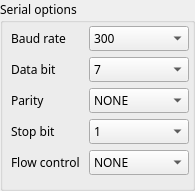
     <widget class="QGroupBox" name="group_serialconfig_3">
      <property name="geometry">
       <rect>
        <x>224</x>
        <y>6</y>
        <width>195</width>
        <height>191</height>
       </rect>
      </property>
      <property name="font">
       <font>
        <family>맑은 고딕</family>
       </font>
      </property>
      <property name="title">
       <string>Serial options</string>
      </property>
      <widget class="QWidget" name="">
       <property name="geometry">
        <rect>
         <x>11</x>
         <y>26</y>
         <width>178</width>
         <height>151</height>
        </rect>
       </property>
       <layout class="QVBoxLayout" name="verticalLayout_6">
        <item>
         <layout class="QHBoxLayout" name="horizontalLayout_6">
          <item>
           <widget class="QLabel" name="label_170">
            <property name="minimumSize">
             <size>
              <width>68</width>
              <height>0</height>
             </size>
            </property>
            <property name="font">
             <font>
              <family>맑은 고딕</family>
             </font>
            </property>
            <property name="text">
             <string>Baud rate</string>
            </property>
           </widget>
          </item>
          <item>
           <widget class="QComboBox" name="ch2_baud">
            <property name="minimumSize">
             <size>
              <width>100</width>
              <height>0</height>
             </size>
            </property>
            <property name="maximumSize">
             <size>
              <width>100</width>
              <height>16777215</height>
             </size>
            </property>
            <property name="font">
             <font>
              <family>맑은 고딕</family>
             </font>
            </property>
            <property name="editable">
             <bool>false</bool>
            </property>
            <property name="currentText">
             <string>300</string>
            </property>
            <property name="sizeAdjustPolicy">
             <enum>QComboBox::AdjustToContents</enum>
            </property>
            <item>
             <property name="text">
              <string>300</string>
             </property>
            </item>
            <item>
             <property name="text">
              <string>600</string>
             </property>
            </item>
            <item>
             <property name="text">
              <string>1200</string>
             </property>
            </item>
            <item>
             <property name="text">
              <string>1800</string>
             </property>
            </item>
            <item>
             <property name="text">
              <string>2400</string>
             </property>
            </item>
            <item>
             <property name="text">
              <string>4800</string>
             </property>
            </item>
            <item>
             <property name="text">
              <string>9600</string>
             </property>
            </item>
            <item>
             <property name="text">
              <string>14400</string>
             </property>
            </item>
            <item>
             <property name="text">
              <string>19200</string>
             </property>
            </item>
            <item>
             <property name="text">
              <string>28800</string>
             </property>
            </item>
            <item>
             <property name="text">
              <string>38400</string>
             </property>
            </item>
            <item>
             <property name="text">
              <string>57600</string>
             </property>
            </item>
            <item>
             <property name="text">
              <string>115200</string>
             </property>
            </item>
            <item>
             <property name="text">
              <string>230400</string>
             </property>
            </item>
            <item>
             <property name="text">
              <string>460800</string>
             </property>
            </item>
           </widget>
          </item>
         </layout>
        </item>
        <item>
         <layout class="QHBoxLayout" name="horizontalLayout_7">
          <item>
           <widget class="QLabel" name="label_172">
            <property name="minimumSize">
             <size>
              <width>68</width>
              <height>0</height>
             </size>
            </property>
            <property name="font">
             <font>
              <family>맑은 고딕</family>
             </font>
            </property>
            <property name="text">
             <string>Data bit</string>
            </property>
           </widget>
          </item>
          <item>
           <widget class="QComboBox" name="ch2_databit">
            <property name="minimumSize">
             <size>
              <width>100</width>
              <height>0</height>
             </size>
            </property>
            <property name="maximumSize">
             <size>
              <width>100</width>
              <height>16777215</height>
             </size>
            </property>
            <property name="font">
             <font>
              <family>맑은 고딕</family>
             </font>
            </property>
            <property name="currentText">
             <string>7</string>
            </property>
            <property name="sizeAdjustPolicy">
             <enum>QComboBox::AdjustToContents</enum>
            </property>
            <item>
             <property name="text">
              <string>7</string>
             </property>
            </item>
            <item>
             <property name="text">
              <string>8</string>
             </property>
            </item>
           </widget>
          </item>
         </layout>
        </item>
        <item>
         <layout class="QHBoxLayout" name="horizontalLayout_8">
          <item>
           <widget class="QLabel" name="label_173">
            <property name="minimumSize">
             <size>
              <width>68</width>
              <height>0</height>
             </size>
            </property>
            <property name="font">
             <font>
              <family>맑은 고딕</family>
             </font>
            </property>
            <property name="text">
             <string>Parity</string>
            </property>
           </widget>
          </item>
          <item>
           <widget class="QComboBox" name="ch2_parity">
            <property name="minimumSize">
             <size>
              <width>100</width>
              <height>0</height>
             </size>
            </property>
            <property name="maximumSize">
             <size>
              <width>100</width>
              <height>16777215</height>
             </size>
            </property>
            <property name="font">
             <font>
              <family>맑은 고딕</family>
             </font>
            </property>
            <property name="currentText">
             <string>NONE</string>
            </property>
            <property name="sizeAdjustPolicy">
             <enum>QComboBox::AdjustToContents</enum>
            </property>
            <item>
             <property name="text">
              <string>NONE</string>
             </property>
            </item>
            <item>
             <property name="text">
              <string>ODD</string>
             </property>
            </item>
            <item>
             <property name="text">
              <string>EVEN</string>
             </property>
            </item>
           </widget>
          </item>
         </layout>
        </item>
        <item>
         <layout class="QHBoxLayout" name="horizontalLayout_9">
          <item>
           <widget class="QLabel" name="label_174">
            <property name="minimumSize">
             <size>
              <width>68</width>
              <height>0</height>
             </size>
            </property>
            <property name="font">
             <font>
              <family>맑은 고딕</family>
             </font>
            </property>
            <property name="text">
             <string>Stop bit</string>
            </property>
           </widget>
          </item>
          <item>
           <widget class="QComboBox" name="ch2_stopbit">
            <property name="minimumSize">
             <size>
              <width>100</width>
              <height>0</height>
             </size>
            </property>
            <property name="maximumSize">
             <size>
              <width>100</width>
              <height>16777215</height>
             </size>
            </property>
            <property name="font">
             <font>
              <family>맑은 고딕</family>
             </font>
            </property>
            <property name="currentText">
             <string>1</string>
            </property>
            <property name="sizeAdjustPolicy">
             <enum>QComboBox::AdjustToContents</enum>
            </property>
            <item>
             <property name="text">
              <string>1</string>
             </property>
            </item>
            <item>
             <property name="text">
              <string>2</string>
             </property>
            </item>
           </widget>
          </item>
         </layout>
        </item>
        <item>
         <layout class="QHBoxLayout" name="horizontalLayout_10">
          <item>
           <widget class="QLabel" name="label_175">
            <property name="minimumSize">
             <size>
              <width>68</width>
              <height>0</height>
             </size>
            </property>
            <property name="font">
             <font>
              <family>맑은 고딕</family>
             </font>
            </property>
            <property name="text">
             <string>Flow control</string>
            </property>
           </widget>
          </item>
          <item>
           <widget class="QComboBox" name="ch2_flow">
            <property name="minimumSize">
             <size>
              <width>100</width>
              <height>0</height>
             </size>
            </property>
            <property name="maximumSize">
             <size>
              <width>100</width>
              <height>16777215</height>
             </size>
            </property>
            <property name="font">
             <font>
              <family>맑은 고딕</family>
             </font>
            </property>
            <property name="currentText">
             <string>NONE</string>
            </property>
            <property name="currentIndex">
             <number>0</number>
            </property>
            <property name="sizeAdjustPolicy">
             <enum>QComboBox::AdjustToContents</enum>
            </property>
            <property name="modelColumn">
             <number>0</number>
            </property>
            <item>
             <property name="text">
              <string>NONE</string>
             </property>
            </item>
            <item>
             <property name="text">
              <string>XON/XOFF</string>
             </property>
            </item>
            <item>
             <property name="text">
              <string>RTS/CTS</string>
             </property>
            </item>
            <item>
             <property name="text">
              <string>RTS on TX</string>
             </property>
            </item>
            <item>
             <property name="text">
              <string>RTS on TX (invert)</string>
             </property>
            </item>
           </widget>
          </item>
         </layout>
        </item>
       </layout>
      </widget>
     </widget>
